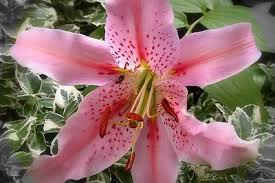
#> input picture flower_clasifier/flower_images/Lilly/039eba79d4.jpg, 275 x 183 px; its folder holds only this picture in this run
$ python model.py
#> lines starting #> are read from the running program, lines starting #| are printed output that depends on the picture
import numpy as np
import cv2
import joblib
from sklearn.model_selection import train_test_split
from sklearn.metrics import accuracy_score
from sklearn.preprocessing import LabelEncoder
from sklearn.ensemble import RandomForestClassifier
from skimage.feature import hog
from glob import glob
import os
def load_data(img_size=(128,128)):
#> called with img_size = (128, 128)
    dataset_path="flower_images"
    images=[]
    labels=[]
    class_names=os.listdir(dataset_path)
    for class_name in class_names:
        class_path=os.path.join(dataset_path,class_name)
        for img_path in glob(os.path.join(class_path,"*.jpg")):
            img=cv2.imread(img_path)
#> img is the input picture: shape (183, 275, 3); mean B, G, R 107.3, 108.6, 146.5
            if img is None:
                continue
            img=cv2.resize(img,img_size)
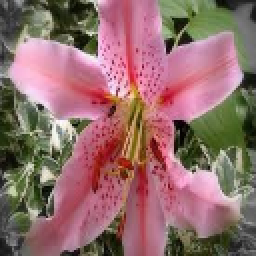
#> img: shape (128, 128, 3) (shown 2 times larger); mean B, G, R 107.1, 108.4, 146.3
            gray=cv2.cvtColor(img,cv2.COLOR_BGR2GRAY)
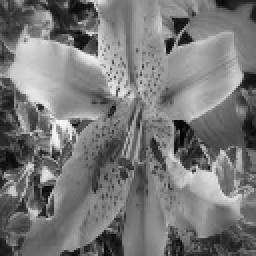
#> gray: shape (128, 128) (shown 2 times larger); min 1, max 251, mean 119.6
            feature=hog(gray,pixels_per_cell=(8,8),cells_per_block=(2,2),feature_vector=True)
#> feature = 8100 values, max 0.396 at index 2219, min 0 at index 124, mean 0.138
            images.append(feature)
            labels.append(class_name)
#> pass 2 of the loop in load_data, `for class_name in class_names:`:
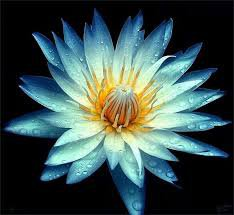
#> input picture flower_clasifier/flower_images/Lotus/07b4df7ace.jpg, 234 x 215 px
#> in load_data, img is the input picture: shape (215, 234, 3); mean B, G, R 78.5, 80.3, 60.2
#> in load_data, `img=cv2.resize(img,img_size)`:
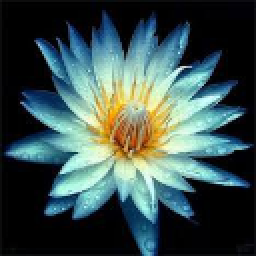
#> img: shape (128, 128, 3) (shown 2 times larger); mean B, G, R 78.4, 80.2, 60.2
#> in load_data, `gray=cv2.cvtColor(img,cv2.COLOR_BGR2GRAY)`:
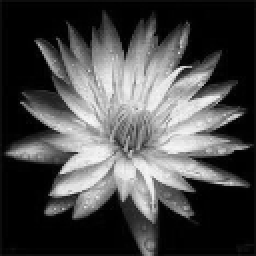
#> gray: shape (128, 128) (shown 2 times larger); min 0, max 247, mean 74
#> feature = 8100 values, max 0.707 at index 6480, min 0 at index 9, mean 0.112
    return np.array(images), np.array(labels)
def train(x,y):
    le=LabelEncoder()
    y=le.fit_transform(y)
#> y = [0, 1]
    x_train,x_test,y_train,y_test=train_test_split(x,y,test_size=0.2,random_state=55)
#> y_train = [1]; y_test = [0]
    model=RandomForestClassifier(n_estimators=100,random_state=45)
    model.fit(x_train,y_train)
    prediction=model.predict(x_test)
#> prediction = [1]
    acc=accuracy_score(y_test,prediction)
#> acc = 0
    joblib.dump((model,le), "flower_classifier.pkl")
    print(f"model trained with {acc*100: .2f}% accuracy")
#| model trained with  0.00% accuracy
x,y=load_data()
train(x,y)
